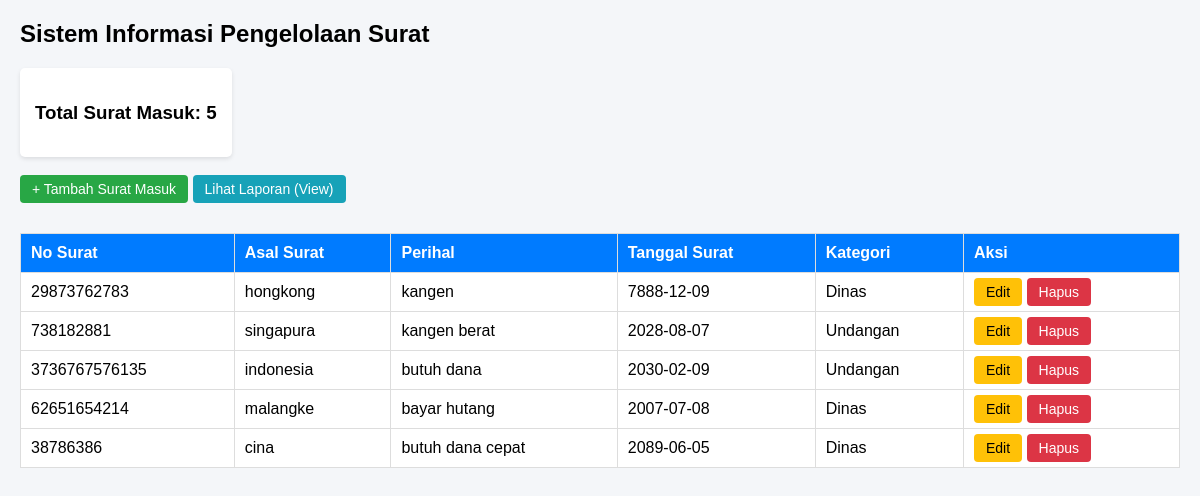
Page /app/index.php on the committed database.
### tables this page shows
CREATE TABLE surat_masuk (
  id_surat_masuk int(11) NOT NULL,
  no_surat varchar(50) NOT NULL,
  asal_surat varchar(100) NOT NULL,
  perihal text NOT NULL,
  tanggal_surat date NOT NULL,
  tanggal_terima date NOT NULL,
  id_kategori int(11) DEFAULT NULL
);

CREATE TABLE kategori_surat (
  id_kategori int(11) NOT NULL,
  kode_kategori varchar(10) NOT NULL,
  nama_kategori varchar(100) NOT NULL
);

### app/index.php (the view, shortened to what this page needs)
<?php
include 'koneksi.php';
$query_total = mysqli_query($koneksi, "SELECT COUNT(*) as total FROM surat_masuk");
$data_total = mysqli_fetch_assoc($query_total);
?>
<!DOCTYPE html>
<html lang="id">
<head>
</head>
<body>
    <h2>Sistem Informasi Pengelolaan Surat</h2>
    <div class="card">
        <h3>Total Surat Masuk: <?php echo $data_total['total']; ?></h3>
    </div>
    <br><br>
    <a href="tambah.php" class="btn btn-add">+ Tambah Surat Masuk</a>
    <a href="laporan.php" class="btn" style="background-color: #17a2b8;">Lihat Laporan (View)</a>
    <table>
        <thead>
            <tr>
                <th>No Surat</th>
                <th>Asal Surat</th>
                <th>Perihal</th>
                <th>Tanggal Surat</th>
                <th>Kategori</th>
                <th>Aksi</th>
            </tr>
        </thead>
        <tbody>
            <?php
            $sql = "SELECT sm.*, k.nama_kategori FROM surat_masuk sm
                    LEFT JOIN kategori_surat k ON sm.id_kategori = k.id_kategori";
            $result = mysqli_query($koneksi, $sql);
            while ($row = mysqli_fetch_assoc($result)) {
                echo "<tr>";
                echo "<td>" . htmlspecialchars($row['no_surat']) . "</td>";
                echo "<td>" . htmlspecialchars($row['asal_surat']) . "</td>";
                echo "<td>" . htmlspecialchars($row['perihal']) . "</td>";
                echo "<td>" . $row['tanggal_surat'] . "</td>";
                echo "<td>" . ($row['nama_kategori'] ?? 'Tidak Ada') . "</td>";
                echo "<td>
                        <a href='edit.php?id=" . $row['id_surat_masuk'] . "' class='btn btn-edit'>Edit</a>
                        <a href='hapus.php?id=" . $row['id_surat_masuk'] . "' class='btn btn-delete' onclick='return confirm(\"Apakah Anda yakin ingin menghapus data ini?\")'>Hapus</a>
                      </td>";
                echo "</tr>";
            }
            ?>
        </tbody>
    </table>
</body>
</html>

### app/index.php (style rules this page uses)
body { font-family: Arial, sans-serif; margin: 20px; background-color: #f4f6f9; }
table { width: 100%; border-collapse: collapse; margin-top: 20px; background: #fff; }
th, td { border: 1px solid #ddd; padding: 10px; text-align: left; }
th { background-color: #007bff; color: white; }
.btn { padding: 6px 12px; text-decoration: none; border-radius: 4px; color: white; font-size: 14px; }
.btn-add { background-color: #28a745; margin-bottom: 10px; display: inline-block; }
.btn-edit { background-color: #ffc107; color: black; }
.btn-delete { background-color: #dc3545; }
.card { background: #fff; padding: 15px; display: inline-block; border-radius: 5px; box-shadow: 0 2px 4px rgba(0,0,0,0.1); }

### rows in the picture
surat_masuk: no_surat "29873762783", asal_surat "hongkong", perihal "kangen", tanggal_surat "7888-12-09", id_kategori.nama_kategori "Dinas"
surat_masuk: no_surat "738182881", asal_surat "singapura", perihal "kangen berat", tanggal_surat "2028-08-07", id_kategori.nama_kategori "Undangan"
surat_masuk: no_surat "3736767576135", asal_surat "indonesia", perihal "butuh dana", tanggal_surat "2030-02-09", id_kategori.nama_kategori "Undangan"
surat_masuk: no_surat "62651654214", asal_surat "malangke", perihal "bayar hutang", tanggal_surat "2007-07-08", id_kategori.nama_kategori "Dinas"
surat_masuk: no_surat "38786386", asal_surat "cina", perihal "butuh dana cepat", tanggal_surat "2089-06-05", id_kategori.nama_kategori "Dinas"

### other values in the picture
$data_total['total'] "5"
